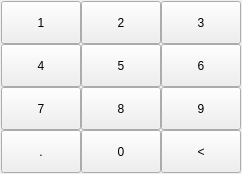
            <widget class="QWidget" name="tab_Numbers">
             <property name="sizePolicy">
              <sizepolicy hsizetype="Expanding" vsizetype="Expanding">
               <horstretch>0</horstretch>
               <verstretch>0</verstretch>
              </sizepolicy>
             </property>
             <property name="minimumSize">
              <size>
               <width>200</width>
               <height>0</height>
              </size>
             </property>
             <property name="maximumSize">
              <size>
               <width>400</width>
               <height>348</height>
              </size>
             </property>
             <attribute name="title">
              <string>Numbers</string>
             </attribute>
             <layout class="QGridLayout" name="gridLayout_5">
              <property name="leftMargin">
               <number>1</number>
              </property>
              <property name="topMargin">
               <number>1</number>
              </property>
              <property name="rightMargin">
               <number>1</number>
              </property>
              <property name="bottomMargin">
               <number>1</number>
              </property>
              <property name="spacing">
               <number>0</number>
              </property>
              <item row="0" column="1">
               <widget class="QPushButton" name="pushButton_d_2">
                <property name="sizePolicy">
                 <sizepolicy hsizetype="Preferred" vsizetype="Preferred">
                  <horstretch>1</horstretch>
                  <verstretch>1</verstretch>
                 </sizepolicy>
                </property>
                <property name="minimumSize">
                 <size>
                  <width>30</width>
                  <height>43</height>
                 </size>
                </property>
                <property name="maximumSize">
                 <size>
                  <width>16777215</width>
                  <height>16777215</height>
                 </size>
                </property>
                <property name="focusPolicy">
                 <enum>Qt::NoFocus</enum>
                </property>
                <property name="text">
                 <string>2</string>
                </property>
               </widget>
              </item>
              <item row="0" column="2">
               <widget class="QPushButton" name="pushButton_d_3">
                <property name="sizePolicy">
                 <sizepolicy hsizetype="Preferred" vsizetype="Preferred">
                  <horstretch>1</horstretch>
                  <verstretch>1</verstretch>
                 </sizepolicy>
                </property>
                <property name="minimumSize">
                 <size>
                  <width>30</width>
                  <height>43</height>
                 </size>
                </property>
                <property name="maximumSize">
                 <size>
                  <width>16777215</width>
                  <height>16777215</height>
                 </size>
                </property>
                <property name="focusPolicy">
                 <enum>Qt::NoFocus</enum>
                </property>
                <property name="text">
                 <string>3</string>
                </property>
               </widget>
              </item>
              <item row="1" column="1">
               <widget class="QPushButton" name="pushButton_d_5">
                <property name="sizePolicy">
                 <sizepolicy hsizetype="Preferred" vsizetype="Preferred">
                  <horstretch>1</horstretch>
                  <verstretch>1</verstretch>
                 </sizepolicy>
                </property>
                <property name="minimumSize">
                 <size>
                  <width>30</width>
                  <height>43</height>
                 </size>
                </property>
                <property name="maximumSize">
                 <size>
                  <width>16777215</width>
                  <height>16777215</height>
                 </size>
                </property>
                <property name="focusPolicy">
                 <enum>Qt::NoFocus</enum>
                </property>
                <property name="text">
                 <string>5</string>
                </property>
               </widget>
              </item>
              <item row="1" column="2">
               <widget class="QPushButton" name="pushButton_d_6">
                <property name="sizePolicy">
                 <sizepolicy hsizetype="Preferred" vsizetype="Preferred">
                  <horstretch>1</horstretch>
                  <verstretch>1</verstretch>
                 </sizepolicy>
                </property>
                <property name="minimumSize">
                 <size>
                  <width>30</width>
                  <height>43</height>
                 </size>
                </property>
                <property name="maximumSize">
                 <size>
                  <width>16777215</width>
                  <height>16777215</height>
                 </size>
                </property>
                <property name="focusPolicy">
                 <enum>Qt::NoFocus</enum>
                </property>
                <property name="text">
                 <string>6</string>
                </property>
               </widget>
              </item>
              <item row="1" column="0">
               <widget class="QPushButton" name="pushButton_d_4">
                <property name="sizePolicy">
                 <sizepolicy hsizetype="Preferred" vsizetype="Preferred">
                  <horstretch>1</horstretch>
                  <verstretch>1</verstretch>
                 </sizepolicy>
                </property>
                <property name="minimumSize">
                 <size>
                  <width>30</width>
                  <height>43</height>
                 </size>
                </property>
                <property name="maximumSize">
                 <size>
                  <width>16777215</width>
                  <height>16777215</height>
                 </size>
                </property>
                <property name="focusPolicy">
                 <enum>Qt::NoFocus</enum>
                </property>
                <property name="text">
                 <string>4</string>
                </property>
               </widget>
              </item>
              <item row="0" column="0">
               <widget class="QPushButton" name="pushButton_d_1">
                <property name="sizePolicy">
                 <sizepolicy hsizetype="Preferred" vsizetype="Preferred">
                  <horstretch>1</horstretch>
                  <verstretch>1</verstretch>
                 </sizepolicy>
                </property>
                <property name="minimumSize">
                 <size>
                  <width>30</width>
                  <height>43</height>
                 </size>
                </property>
                <property name="maximumSize">
                 <size>
                  <width>16777215</width>
                  <height>16777215</height>
                 </size>
                </property>
                <property name="focusPolicy">
                 <enum>Qt::NoFocus</enum>
                </property>
                <property name="text">
                 <string>1</string>
                </property>
               </widget>
              </item>
              <item row="2" column="0">
               <widget class="QPushButton" name="pushButton_d_7">
                <property name="sizePolicy">
                 <sizepolicy hsizetype="Preferred" vsizetype="Preferred">
                  <horstretch>1</horstretch>
                  <verstretch>1</verstretch>
                 </sizepolicy>
                </property>
                <property name="minimumSize">
                 <size>
                  <width>30</width>
                  <height>43</height>
                 </size>
                </property>
                <property name="maximumSize">
                 <size>
                  <width>16777215</width>
                  <height>16777215</height>
                 </size>
                </property>
                <property name="focusPolicy">
                 <enum>Qt::NoFocus</enum>
                </property>
                <property name="text">
                 <string>7</string>
                </property>
               </widget>
              </item>
              <item row="2" column="1">
               <widget class="QPushButton" name="pushButton_d_8">
                <property name="sizePolicy">
                 <sizepolicy hsizetype="Preferred" vsizetype="Preferred">
                  <horstretch>1</horstretch>
                  <verstretch>1</verstretch>
                 </sizepolicy>
                </property>
                <property name="minimumSize">
                 <size>
                  <width>30</width>
                  <height>43</height>
                 </size>
                </property>
                <property name="maximumSize">
                 <size>
                  <width>16777215</width>
                  <height>16777215</height>
                 </size>
                </property>
                <property name="focusPolicy">
                 <enum>Qt::NoFocus</enum>
                </property>
                <property name="text">
                 <string>8</string>
                </property>
               </widget>
              </item>
              <item row="2" column="2">
               <widget class="QPushButton" name="pushButton_d_9">
                <property name="sizePolicy">
                 <sizepolicy hsizetype="Preferred" vsizetype="Preferred">
                  <horstretch>1</horstretch>
                  <verstretch>1</verstretch>
                 </sizepolicy>
                </property>
                <property name="minimumSize">
                 <size>
                  <width>30</width>
                  <height>43</height>
                 </size>
                </property>
                <property name="maximumSize">
                 <size>
                  <width>16777215</width>
                  <height>16777215</height>
                 </size>
                </property>
                <property name="focusPolicy">
                 <enum>Qt::NoFocus</enum>
                </property>
                <property name="text">
                 <string>9</string>
                </property>
               </widget>
              </item>
              <item row="3" column="1">
               <widget class="QPushButton" name="pushButton_d_0">
                <property name="sizePolicy">
                 <sizepolicy hsizetype="Preferred" vsizetype="Preferred">
                  <horstretch>1</horstretch>
                  <verstretch>1</verstretch>
                 </sizepolicy>
                </property>
                <property name="minimumSize">
                 <size>
                  <width>30</width>
                  <height>43</height>
                 </size>
                </property>
                <property name="maximumSize">
                 <size>
                  <width>16777215</width>
                  <height>16777215</height>
                 </size>
                </property>
                <property name="focusPolicy">
                 <enum>Qt::NoFocus</enum>
                </property>
                <property name="text">
                 <string>0</string>
                </property>
               </widget>
              </item>
              <item row="3" column="2">
               <widget class="QPushButton" name="pushButton_d_back">
                <property name="sizePolicy">
                 <sizepolicy hsizetype="Preferred" vsizetype="Preferred">
                  <horstretch>1</horstretch>
                  <verstretch>1</verstretch>
                 </sizepolicy>
                </property>
                <property name="minimumSize">
                 <size>
                  <width>30</width>
                  <height>43</height>
                 </size>
                </property>
                <property name="maximumSize">
                 <size>
                  <width>16777215</width>
                  <height>16777215</height>
                 </size>
                </property>
                <property name="focusPolicy">
                 <enum>Qt::NoFocus</enum>
                </property>
                <property name="text">
                 <string>&lt;</string>
                </property>
               </widget>
              </item>
              <item row="3" column="0">
               <widget class="QPushButton" name="pushButton_d_dec">
                <property name="sizePolicy">
                 <sizepolicy hsizetype="Preferred" vsizetype="Preferred">
                  <horstretch>1</horstretch>
                  <verstretch>1</verstretch>
                 </sizepolicy>
                </property>
                <property name="minimumSize">
                 <size>
                  <width>30</width>
                  <height>43</height>
                 </size>
                </property>
                <property name="maximumSize">
                 <size>
                  <width>16777215</width>
                  <height>16777215</height>
                 </size>
                </property>
                <property name="focusPolicy">
                 <enum>Qt::NoFocus</enum>
                </property>
                <property name="text">
                 <string>.</string>
                </property>
               </widget>
              </item>
             </layout>
            </widget>
